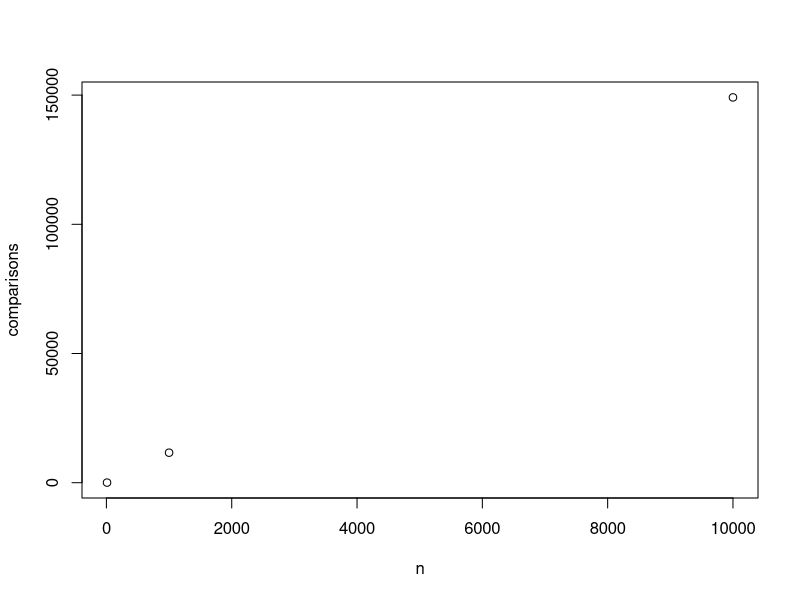
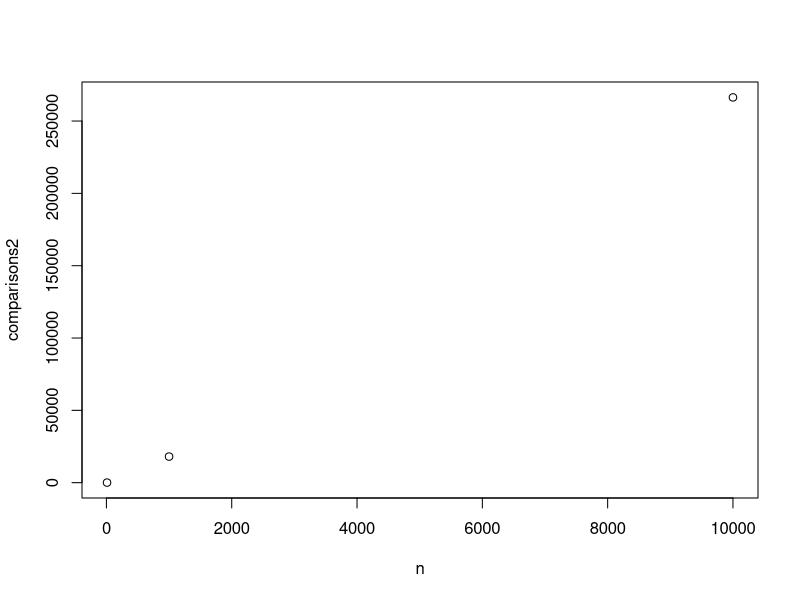

These charts were generated, in order, by the following R code:
## ---- chunk 1
knitr::opts_chunk$set(echo = TRUE)
## ---- chunk 2
#         java FrequencyCounter 8 2000 < leipzig1M.txt
## ---- chunk 3
n = c(10,1000,10000)
comparisons = c(38,11610,149107)
plot (comparisons ~ n)
## ---- chunk 4
comparisons2 <- c(61, 18044, 266330)
plot (comparisons2 ~ n)
## ---- chunk 5
x <- cbind(n,comparisons,comparisons2)
library(knitr)
kable(x, caption = "N | BST | RedBlackBST")
